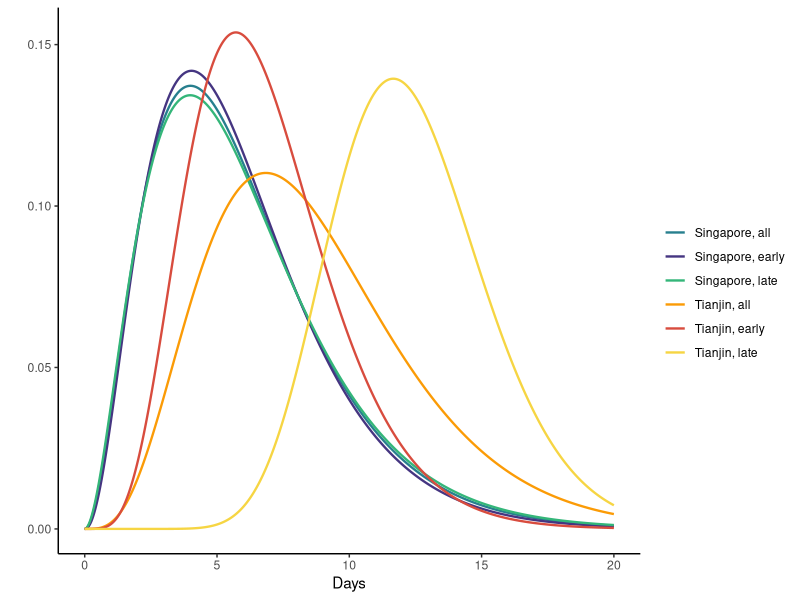

This figure's R source:

## Plots of the estimated incubation period distributions for Singapore and Tianjin
# (gamma distributed)

library(ggplot2)
library(viridis)

p1 <- ggplot(data = data.frame(x = c(0, 20)), aes(x)) +
  stat_function(fun = dgamma, n = 1001, size=0.8, args = list(shape=3.05, scale = 1.95), aes(colour = "Singapore, all")) + ylab("") +
  stat_function(fun = dgamma, n = 1001, size=0.8,args = list(shape=3.22, scale = 1.818  ), aes(colour = "Singapore, early")) +
  stat_function(fun = dgamma, n = 1001, size=0.8,args = list(shape=2.96, scale = 2.034 ), aes(colour = "Singapore, late")) +
  scale_y_continuous() +
  stat_function(fun = dgamma, n = 1001, size=0.8,args = list(shape=4.74, scale = 1.83), aes(colour = "Tianjin, all")) + 
  theme_classic() +
  labs(x = "Days")  +
  stat_function(fun = dgamma, n = 1001, size=0.8,args = list(shape=6.01, scale = 1.140 ), aes(colour = "Tianjin, early")) +
  stat_function(fun = dgamma, n = 1001, size=0.8,args = list(shape=17.78, scale = 0.695 ), aes(colour = "Tianjin, late")) +
  scale_colour_manual("", values = c(viridis(256)[110], viridis(256)[40], viridis(256)[170], inferno(256)[200], inferno(256)[150], inferno(256)[230]))+
  guides(color = guide_legend(override.aes = list(size = 2)))
p1

#ggsave(filename = "final_figures/Fig3_dist_inc.pdf")




